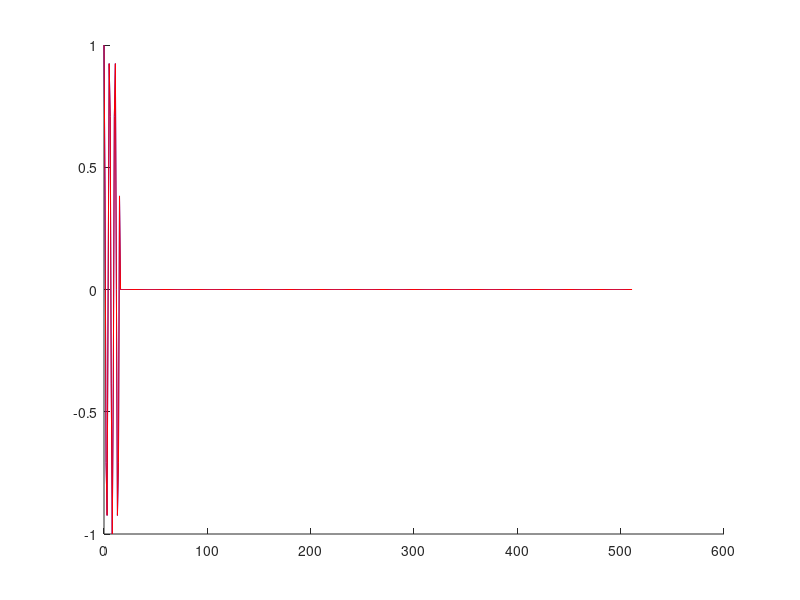
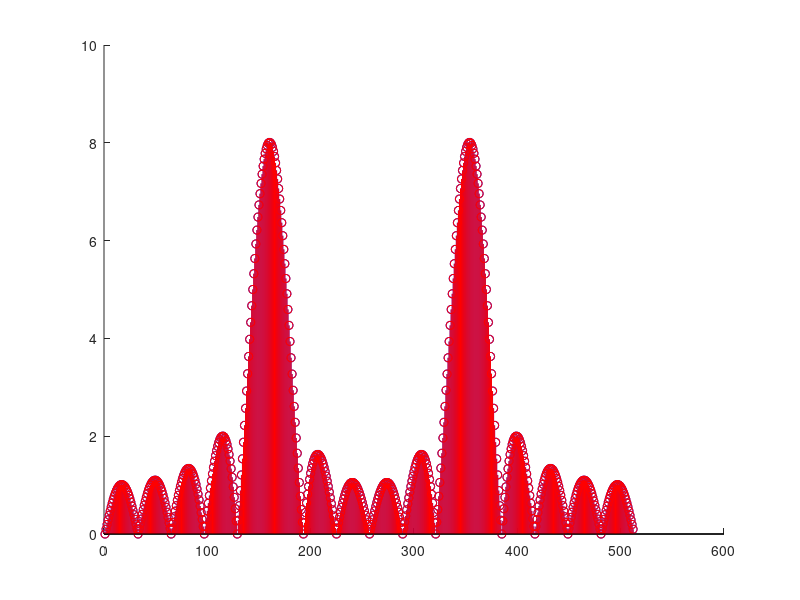
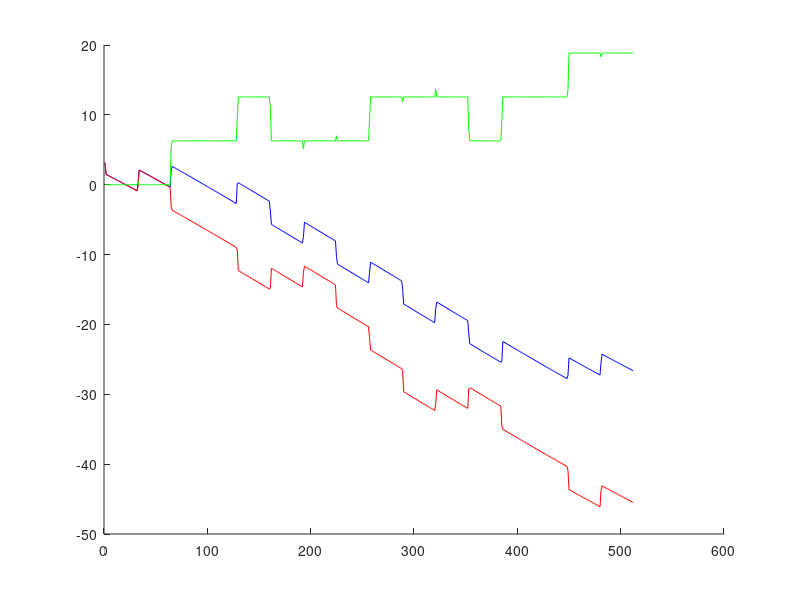

Recreate these plots in MATLAB, in order.
%% DFT Variables
N = 512;
n = 0:(N-1);
N1 = 16;
n1 = 0:(N1-1);

%% Function from part a
x1 = [cos(2*pi*3.*n1./N1), zeros(1, N - N1)];
x2 = [cos(2*pi*3.*n1./N1 + 2*pi), zeros(1, N - N1)];

figure; hold on;
plot(n, x1, 'b');
plot(n, x2, 'r');

X1 = fft(x1);
X2 = fft(x2);

figure; hold on;
stem(abs(fftshift(X1)), 'b');
stem(abs(fftshift(X2)), 'r');

figure; hold on;
X1a = unwrap(angle(X1));
X2a = unwrap(angle(X2));
plot(X1a, 'b');
plot(X2a, 'r');
plot(X1a - X2a, 'g');
